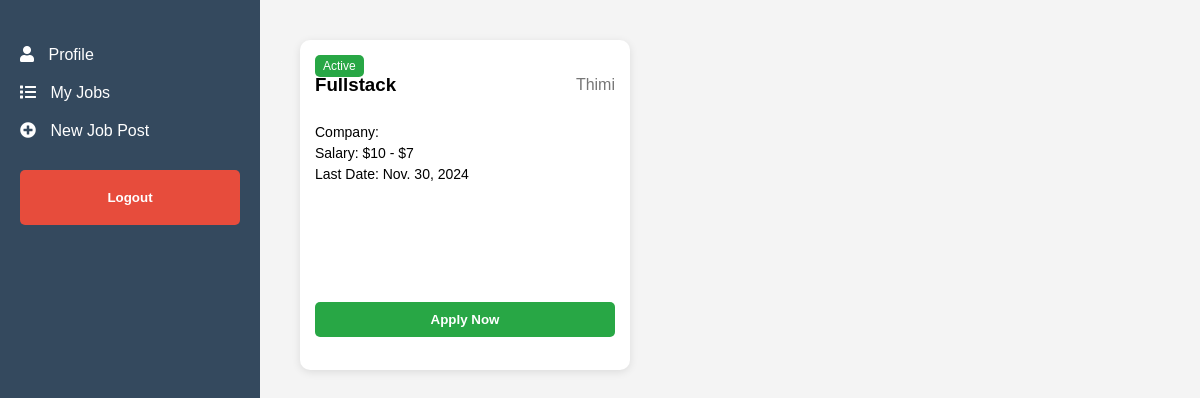
The page /candidate-dashboard/ (signed in) on the database its author committed.
### hr/models.py (models this page shows)
class JobPost(models.Model):
    user = models.ForeignKey(to=User,on_delete=models.CASCADE)
    title = models.CharField(max_length=200)
    address = models.CharField(max_length=200)
    companyName = models.CharField(max_length=200)
    salaryLow = models.IntegerField(default=0)
    salaryHigh = models.IntegerField(default=0)
    applycount = models.IntegerField(default=0)
    lastDateToApply = models.DateField()
    def __str__(self):
        return str(self.title)

### candidate/views.py (the view)
# urls.py: path('candidate-dashboard/', views.candidate_dashboard,name='candidate_dashboard'),
@login_required
def candidate_dashboard(request):
    if Hr.objects.filter(user=request.user).exists():
        return redirect('hr_dash')
    jobs = JobPost.objects.all()
    print(jobs)
    return render(request,'candidate/dashboard.html',{'jobs':jobs})

### candidate/templates/candidate/dashboard.html (shortened to what this page needs)
<!DOCTYPE html>
<html lang="en">
<head>
  <link rel="stylesheet" href="https://cdnjs.cloudflare.com/ajax/libs/font-awesome/5.15.3/css/all.min.css">
</head>
<body>
  <div class="container">
    {% include 'candidate/navbar.html' %}
    <div class="job-listings">
      {% for job in jobs %}
        <div class="job-card">
          <div class="active-tag" >Active</div>
          <div class="job-header">
            <h3 >{{job.title}}</h3>
            <span class="job-location" >{{job.address}}</span>
          </div>
          <div class="job-details">
            <p>Company: {{job.compnayName}}</p>
            <p>Salary: ${{job.salaryLow}} - ${{job.salaryHigh}}</p>
            <p>Last Date: {{job.lastDateToApply}}</p>
          </div>
          <button class="apply-button"><a href="{% url 'applyforjob' job.id %}" style="text-decoration: none;
            color: inherit;">Apply Now</a></button>
        </div>
      {% endfor %}
      </div>
  </div>
</body>
</html>

### candidate/templates/candidate/dashboard.html (style rules this page uses)
body { margin: 0; font-family: Arial, sans-serif; background-color: #f4f4f4; display: flex; min-height: 100vh; }
.container { display: flex; flex-direction: row; }
.job-listings { flex: 1; display: flex; flex-wrap: wrap; justify-content: center; max-width: calc(100% - 220px); margin: 0 auto; padding: 20px; }
.job-listings { display: flex; flex-wrap: wrap; justify-content: center; max-width: 1200px; margin: 0 auto; }
.job-card { background-color: #ffffff; border-radius: 10px; box-shadow: 0px 2px 8px rgba(0, 0, 0, 0.1); width: 300px; height: 300px; margin: 20px; padding: 15px; position: relative; overflow: hidden; transition: transform 0.2s ease-in-out; }
.active-tag { position: absolute; top: 15px; left: 15px; background-color: #28a745; color: white; padding: 4px 8px; border-radius: 5px; font-size: 12px; }
.job-header { display: flex; justify-content: space-between; align-items: center; margin-bottom: 10px; }
.job-location { color: #777777; }
.job-details p { margin: 5px 0; font-size: 14px; }
.apply-button { display: block; width: 100%; padding: 10px; background-color: #28a745; border: none; border-radius: 5px; color: white; cursor: pointer; font-weight: bold; transition: background-color 0.3s; margin-top: 40%; }

### rows shown on the page
JobPost: title "Fullstack", address "Thimi", salaryLow "10", salaryHigh "7", lastDateToApply "Nov. 30, 2024"
